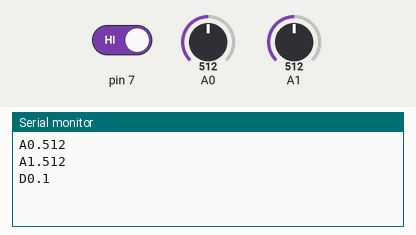
Bench run of a sketch on a simulated Arduino Uno, built with avr-gcc and run on an emulated ATmega328P. Shown: the last lines printed to the serial monitor. The test bench sets the inputs (shaded band); at power-on: A0 = 512, A1 = 512, pin 7 HIGH.

Above: at 1.2 s.
1.3 s: A0 set to 716
At 2.3 s:
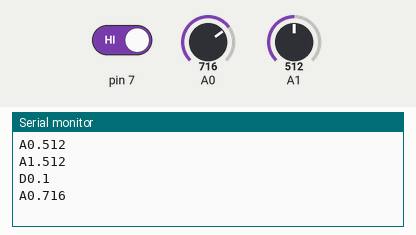
2.8 s: A1 set to 716
At 3.2 s:
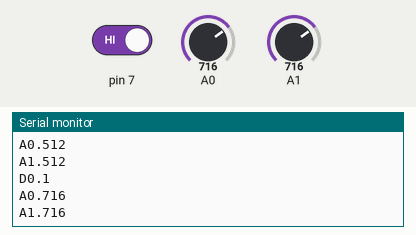
4.3 s: pin 7 driven LOW
At 5.3 s:
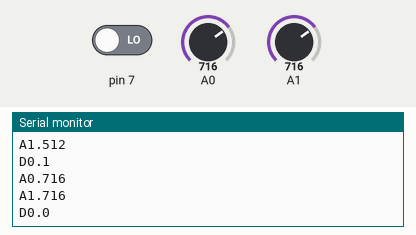
5.8 s: A0 set to 900
At 6.8 s:
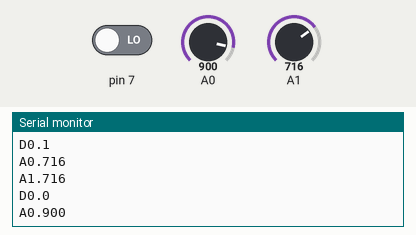
7.3 s: A1 set to 900
At 7.7 s:
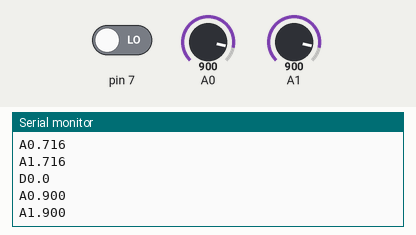
Timing chart, 0 to 9.8 s (numbered marks = the images above; inputs shaded):
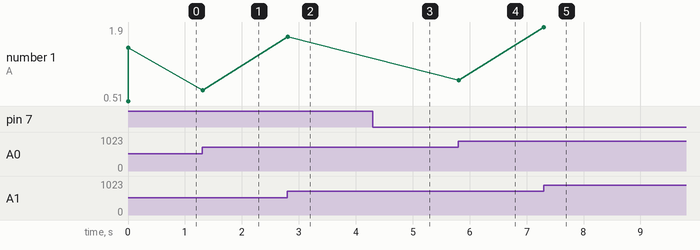

Measured:
- after the input at 1.3 s, the serial monitor: prints a new line at once (image 1)
- after the input at 2.8 s, the serial monitor: prints a new line at once (image 2)
- after the input at 4.3 s, the serial monitor: prints a new line at once (image 3)
- after the input at 5.8 s, the serial monitor: prints a new line at once (image 4)
- after the input at 7.3 s, the serial monitor: prints a new line at once (image 5)
- plotted number 1: 1.51 → 0.72 after the input at 1.3 s, 0.72 → 1.72 after the input at 2.8 s, 1.72 → 0.9 after the input at 5.8 s, 0.9 → 1.9 after the input at 7.3 s

The sketch:

pong_controller.ino
```cpp
/*
 * Pong controller
 * by Marinus Bos
 *
 * Collects data from pins A0, A1 and 7 and sends them to the computer in the following format:
 * A0.123
 * ^ Signifies if the signal is Digital or Analog
 * A0.123
 *  ^ Which number input of the type the data came from
 * A0.123
 *   ^ Delimiter, separates the input number from the value
 * A0.123
 *    ^^^ The new value of the input
 * A0.123
 *       ^ \r signifies the end of a packet. \n gets discarded.
 *
 * Data is only sent if the input changes
 */

//variables to store the old values of the input, to check if they changed
int oldAnalog0, oldAnalog1;
boolean oldDigital0;

void setup() {
  Serial.begin(115000);
}

void loop() {
  int val; //store the current readings

  val = analogRead(A0); //read the value from the input
  if(val != oldAnalog0) { //if the value changed
    Serial.println("A0." + String(val)); //send a data  packet
  }
  oldAnalog0 = val; //store the value for next time

  val = analogRead(A1);
  if(val != oldAnalog1) {
    Serial.println("A1." + String(val));
  }
  oldAnalog1 = val;

  val = digitalRead(7);
  if(val != oldDigital0) {
    Serial.println("D0." + String(val));
  }
  oldDigital0 = val;

  delay(16); //delay so the reads happen approx. 60 times per second
}
```
